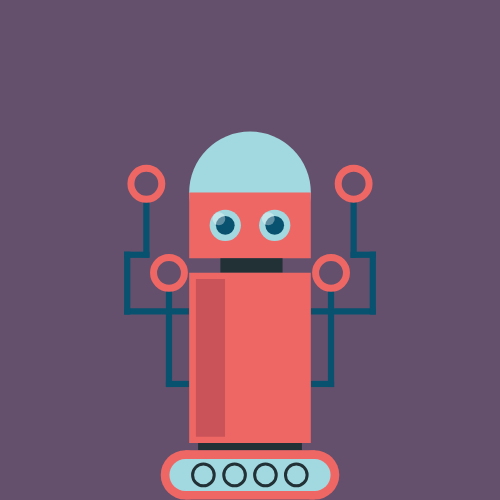
Frame 1 (no input)
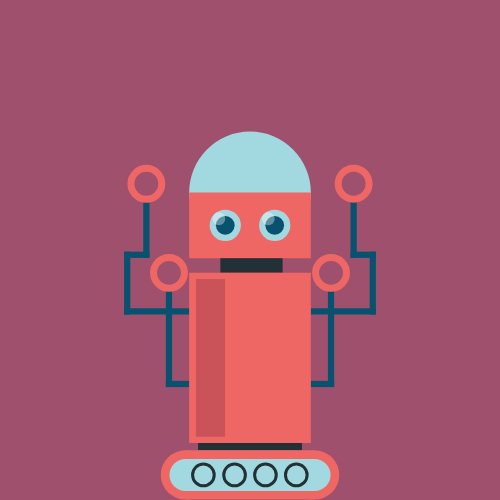
Frame 60 (no input)
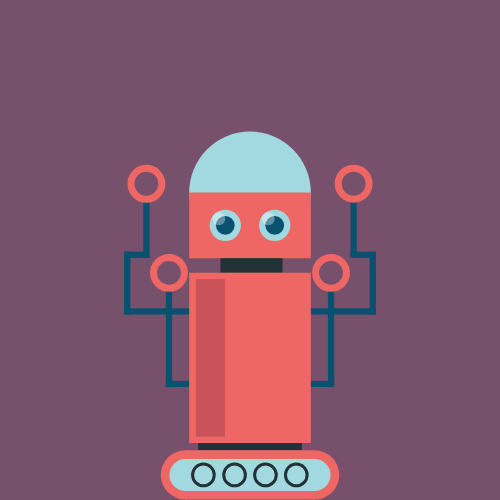
Frame 120 (the mouse pressed at the canvas centre since frame 60)

The p5.js sketch that drew these frames (run headless with seeded random() and noise() and a simulated clock; from frame 60 on, the mouse is pressed at the canvas centre):

// p5.js sketch
// ── sketch.js
x=100;

function setup() {
	// define artboard size
	createCanvas(500,500);
	// Set here the values that are not changing all over the sketch
	strokeWeight(2);
	stroke(170);
}

function draw() {
	background(x,80,108);

	//prova a fare qualcosa
	x=x+1;
  if (x<200){x+1} else {x=100};

//Head
	//part light blue prova
	fill(162,217,224);
	noStroke()
	ellipse(250,192.41,121.619)

	//part red
	fill(239,103,100);
	noStroke();
  rect(189.19,192.41,121.619,65.905);

  //Eye1
	fill(162,217,224);
  ellipse(225.287,225.363,31.273,31.273);
  fill(8,82,112);
  ellipse(225.287,225.363,18.748);
  fill(255,90);
  ellipse(218.891,218.754,12.816);

	//Eye2
	fill(162,217,224);
	ellipse(274.713,225.363,31.273);
  fill(8,82,112);
  ellipse(274.713,225.363,18.748);
  fill(255,90);
  ellipse(268.317,218.754,12.816);

	//Neck
	fill(34,49,53);
	rect(220.368,258.315,62.201,14.507);

//Arms
  //Arm 1
	fill(8,82,112);
	rect(165.866,380.836,23.324,6.219);
	rect(165.866,286.95,6.219,100.105);
  rect(124.094,308.351,65.096,6.219);
	rect(124.097,251.664,6.219,62.907);
	rect(124.097,251.664,25.377,6.219);
	rect(143.252,198.367,6.219,59.315);

	stroke(239,103,100);
	strokeWeight(7);
	noFill();
	ellipse(146.362,183.769,30.877);

	ellipse(168.975,272.822,30.877);


//Arm2
fill(8,82,112);
noStroke();
rect(310.81,380.836,23.324,6.219);
rect(327.915,286.95,6.219,100.105);
rect(310.81,308.351,65.096,6.219);
rect(369.687,251.664,6.219,62.907);
rect(350.529,251.664,25.377,6.219);
rect(350.529,198.567,6.219,59.315);

stroke(239,103,100);
strokeWeight(7);
noFill();
ellipse(353.638,183.7,30.877);
ellipse(331.025,272.822,30.877);



  //Body
	fill(239,103,100);
	noStroke();
  rect(189.19,272.822,121.619,170.173);

	fill(202,83,89);
	rect(195.88,278.953,29.136,157.912);

	//Base, red
  fill(34,49,53);
	rect(198.092,442.995,103.815,7.254)
	fill(239,103,100);
	ellipse(185.407,474.922,49.348,49.348);
	rect(185.407,450.248,129.186,49.348)
	ellipse(314.593,474.922,49.348,49.348);

	//base, light blue
	fill(162,217,224);
	ellipse(185.407,474.922,31.927);
	rect(185.407,458.959,129.186,31.927);
	ellipse(314.593,474.922,31.927)

	//base mini circle
  noFill();
  stroke(34,49,53);
	strokeWeight(3);
	ellipse(203.404,474.922,21.641);
	ellipse(234.568,474.922,21.641);
	ellipse(265.432,474.922,21.641);
	ellipse(296.296,474.922,21.641);
}
